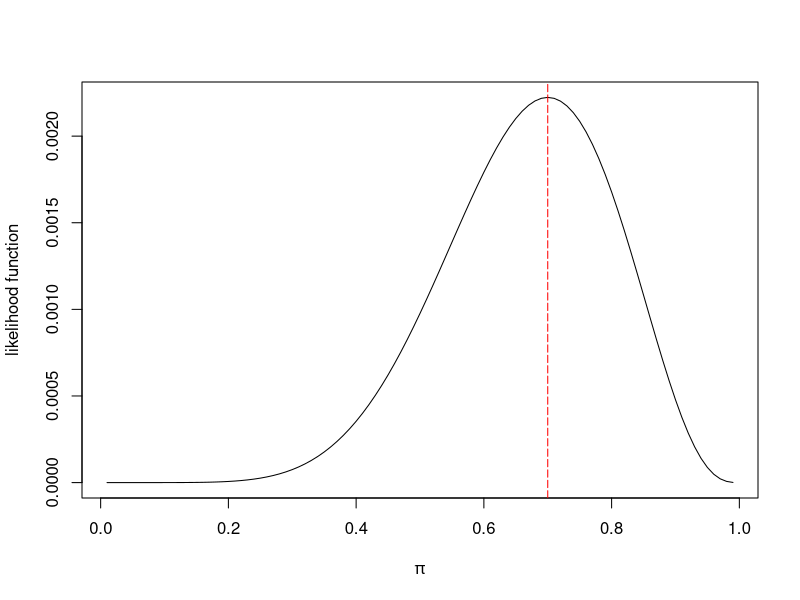
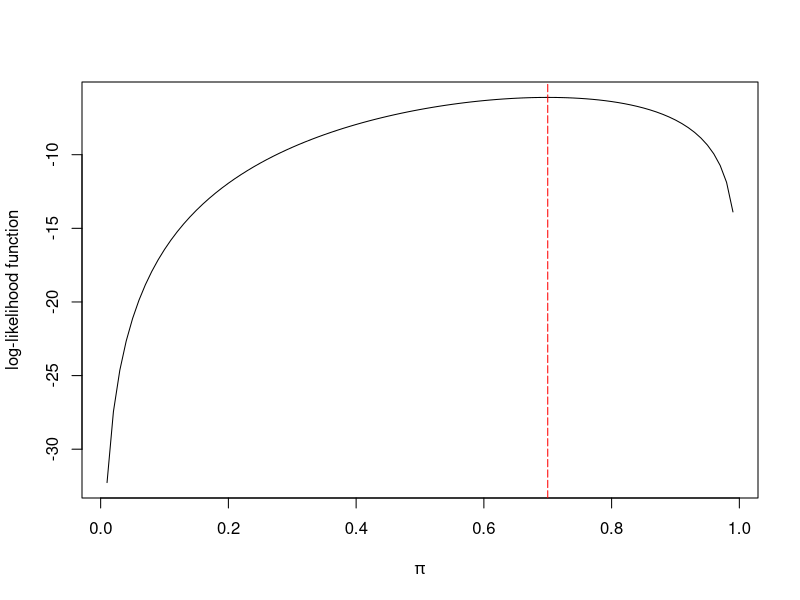

These charts were generated, in order, by the following R code:
## ---- chunk 1
knitr::opts_chunk$set(echo = TRUE, prompt = TRUE, comment = "R>", cache = FALSE)
## ---- chunk 2
pi <- 1:99/100                                 # sequence of valid pi values
x <- 7                                         # number of successes
n <- 10                                        # number of trails
likFunc <- function(x,n,pi) pi^x*(1-pi)^(n-x)  # likelihood function
## ---- chunk 3
plot(pi,likFunc(x,n,pi), type="l", xlab=expression(pi), 
     ylab="likelihood function")
abline(v=x/n, lty=5, col="red")
## ---- chunk 4
plot(pi,log(likFunc(x,n,pi)), type="l", xlab=expression(pi), 
     ylab="log-likelihood function")
abline(v=x/n, lty=5, col="red")
